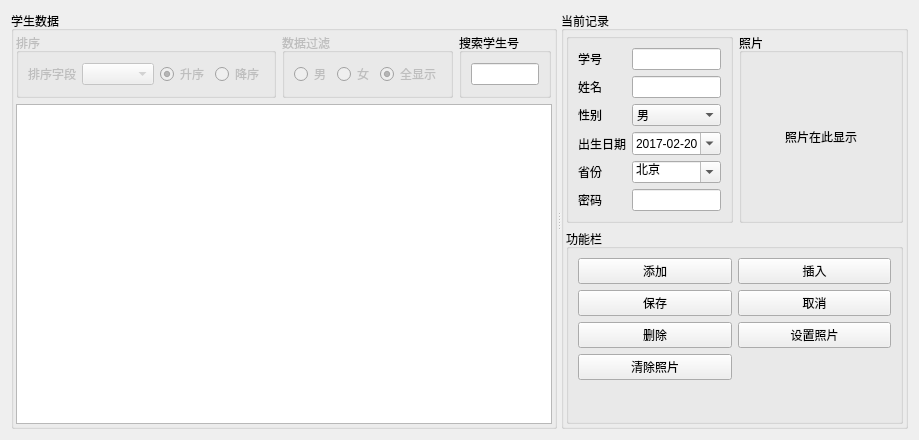
<?xml version="1.0" encoding="UTF-8"?>
<ui version="4.0">
 <class>studentManagement</class>
 <widget class="QWidget" name="studentManagement">
  <property name="geometry">
   <rect>
    <x>0</x>
    <y>0</y>
    <width>919</width>
    <height>440</height>
   </rect>
  </property>
  <property name="windowTitle">
   <string>studentManagement</string>
  </property>
  <layout class="QVBoxLayout" name="verticalLayout_5">
   <item>
    <widget class="QSplitter" name="splitter">
     <property name="orientation">
      <enum>Qt::Horizontal</enum>
     </property>
     <widget class="QGroupBox" name="groupBox_6">
      <property name="title">
       <string>学生数据</string>
      </property>
      <layout class="QVBoxLayout" name="verticalLayout_4">
       <property name="leftMargin">
        <number>2</number>
       </property>
       <property name="topMargin">
        <number>2</number>
       </property>
       <property name="rightMargin">
        <number>2</number>
       </property>
       <property name="bottomMargin">
        <number>2</number>
       </property>
       <item>
        <layout class="QHBoxLayout" name="horizontalLayout_4">
         <item>
          <widget class="QGroupBox" name="groupBoxSort">
           <property name="enabled">
            <bool>false</bool>
           </property>
           <property name="title">
            <string>排序</string>
           </property>
           <layout class="QHBoxLayout" name="horizontalLayout_2">
            <item>
             <widget class="QLabel" name="label_14">
              <property name="text">
               <string>排序字段</string>
              </property>
             </widget>
            </item>
            <item>
             <widget class="QComboBox" name="comboFields"/>
            </item>
            <item>
             <widget class="QRadioButton" name="radioBtnAscend">
              <property name="text">
               <string>升序</string>
              </property>
              <property name="checked">
               <bool>true</bool>
              </property>
             </widget>
            </item>
            <item>
             <widget class="QRadioButton" name="radioBtnDescend">
              <property name="text">
               <string>降序</string>
              </property>
             </widget>
            </item>
           </layout>
          </widget>
         </item>
         <item>
          <widget class="QGroupBox" name="groupBoxFilter">
           <property name="enabled">
            <bool>false</bool>
           </property>
           <property name="title">
            <string>数据过滤</string>
           </property>
           <layout class="QHBoxLayout" name="horizontalLayout_3">
            <item>
             <widget class="QRadioButton" name="radioBtnMan">
              <property name="text">
               <string>男</string>
              </property>
             </widget>
            </item>
            <item>
             <widget class="QRadioButton" name="radioBtnWoman">
              <property name="text">
               <string>女</string>
              </property>
             </widget>
            </item>
            <item>
             <widget class="QRadioButton" name="radioBtnBoth">
              <property name="text">
               <string>全显示</string>
              </property>
              <property name="checked">
               <bool>true</bool>
              </property>
             </widget>
            </item>
           </layout>
          </widget>
         </item>
         <item>
          <widget class="QGroupBox" name="groupBox_2">
           <property name="title">
            <string>搜索学生号</string>
           </property>
           <layout class="QVBoxLayout" name="verticalLayout_2">
            <item>
             <widget class="QLineEdit" name="lineEdit"/>
            </item>
           </layout>
          </widget>
         </item>
         <item>
          <spacer name="horizontalSpacer">
           <property name="orientation">
            <enum>Qt::Horizontal</enum>
           </property>
           <property name="sizeHint" stdset="0">
            <size>
             <width>40</width>
             <height>20</height>
            </size>
           </property>
          </spacer>
         </item>
        </layout>
       </item>
       <item>
        <widget class="QTableView" name="tableView">
         <property name="styleSheet">
          <string notr="true">alternate-background-color: rgb(211, 249, 248);</string>
         </property>
         <property name="editTriggers">
          <set>QAbstractItemView::AnyKeyPressed|QAbstractItemView::DoubleClicked|QAbstractItemView::EditKeyPressed|QAbstractItemView::SelectedClicked</set>
         </property>
         <attribute name="horizontalHeaderDefaultSectionSize">
          <number>80</number>
         </attribute>
         <attribute name="horizontalHeaderStretchLastSection">
          <bool>true</bool>
         </attribute>
         <attribute name="verticalHeaderDefaultSectionSize">
          <number>25</number>
         </attribute>
        </widget>
       </item>
      </layout>
     </widget>
     <widget class="QGroupBox" name="groupBox">
      <property name="title">
       <string>当前记录</string>
      </property>
      <layout class="QVBoxLayout" name="verticalLayout_3">
       <property name="leftMargin">
        <number>2</number>
       </property>
       <property name="topMargin">
        <number>2</number>
       </property>
       <property name="rightMargin">
        <number>2</number>
       </property>
       <property name="bottomMargin">
        <number>2</number>
       </property>
       <item>
        <layout class="QHBoxLayout" name="horizontalLayout">
         <item>
          <widget class="QGroupBox" name="groupBox_5">
           <property name="title">
            <string/>
           </property>
           <layout class="QFormLayout" name="formLayout">
            <item row="0" column="0">
             <widget class="QLabel" name="label">
              <property name="text">
               <string>学号</string>
              </property>
             </widget>
            </item>
            <item row="0" column="1">
             <widget class="QLineEdit" name="dbSpinEmpNo"/>
            </item>
            <item row="1" column="0">
             <widget class="QLabel" name="label_2">
              <property name="text">
               <string>姓名</string>
              </property>
              <property name="buddy">
               <cstring>dbEditName</cstring>
              </property>
             </widget>
            </item>
            <item row="1" column="1">
             <widget class="QLineEdit" name="dbEditName"/>
            </item>
            <item row="2" column="0">
             <widget class="QLabel" name="label_3">
              <property name="text">
               <string>性别</string>
              </property>
              <property name="buddy">
               <cstring>dbComboSex</cstring>
              </property>
             </widget>
            </item>
            <item row="2" column="1">
             <widget class="QComboBox" name="dbComboSex">
              <item>
               <property name="text">
                <string>男</string>
               </property>
              </item>
              <item>
               <property name="text">
                <string>女</string>
               </property>
              </item>
             </widget>
            </item>
            <item row="3" column="0">
             <widget class="QLabel" name="label_5">
              <property name="text">
               <string>出生日期</string>
              </property>
              <property name="buddy">
               <cstring>dbEditBirth</cstring>
              </property>
             </widget>
            </item>
            <item row="3" column="1">
             <widget class="QDateEdit" name="dbEditBirth">
              <property name="displayFormat">
               <string>yyyy-MM-dd</string>
              </property>
              <property name="calendarPopup">
               <bool>true</bool>
              </property>
              <property name="date">
               <date>
                <year>2017</year>
                <month>2</month>
                <day>20</day>
               </date>
              </property>
             </widget>
            </item>
            <item row="4" column="0">
             <widget class="QLabel" name="label_7">
              <property name="text">
               <string>省份</string>
              </property>
              <property name="buddy">
               <cstring>dbComboProvince</cstring>
              </property>
             </widget>
            </item>
            <item row="4" column="1">
             <widget class="QComboBox" name="dbComboProvince">
              <property name="editable">
               <bool>true</bool>
              </property>
              <item>
               <property name="text">
                <string>北京</string>
               </property>
              </item>
              <item>
               <property name="text">
                <string>吉林</string>
               </property>
              </item>
              <item>
               <property name="text">
                <string>黑龙江</string>
               </property>
              </item>
              <item>
               <property name="text">
                <string>内蒙古</string>
               </property>
              </item>
              <item>
               <property name="text">
                <string>辽宁</string>
               </property>
              </item>
              <item>
               <property name="text">
                <string>新疆</string>
               </property>
              </item>
              <item>
               <property name="text">
                <string>西藏</string>
               </property>
              </item>
              <item>
               <property name="text">
                <string>甘肃</string>
               </property>
              </item>
              <item>
               <property name="text">
                <string>宁夏</string>
               </property>
              </item>
              <item>
               <property name="text">
                <string>浙江</string>
               </property>
              </item>
              <item>
               <property name="text">
                <string>台湾</string>
               </property>
              </item>
              <item>
               <property name="text">
                <string>海南</string>
               </property>
              </item>
              <item>
               <property name="text">
                <string>澳门</string>
               </property>
              </item>
              <item>
               <property name="text">
                <string>香港</string>
               </property>
              </item>
              <item>
               <property name="text">
                <string>四川</string>
               </property>
              </item>
              <item>
               <property name="text">
                <string>云南</string>
               </property>
              </item>
              <item>
               <property name="text">
                <string>广西</string>
               </property>
              </item>
              <item>
               <property name="text">
                <string>广东</string>
               </property>
              </item>
              <item>
               <property name="text">
                <string>福建</string>
               </property>
              </item>
              <item>
               <property name="text">
                <string>上海</string>
               </property>
              </item>
              <item>
               <property name="text">
                <string>天津</string>
               </property>
              </item>
              <item>
               <property name="text">
                <string>重庆</string>
               </property>
              </item>
              <item>
               <property name="text">
                <string>安徽</string>
               </property>
              </item>
              <item>
               <property name="text">
                <string>河北</string>
               </property>
              </item>
              <item>
               <property name="text">
                <string>河南</string>
               </property>
              </item>
              <item>
               <property name="text">
                <string>湖北</string>
               </property>
              </item>
              <item>
               <property name="text">
                <string>湖南</string>
               </property>
              </item>
              <item>
               <property name="text">
                <string>山西</string>
               </property>
              </item>
              <item>
               <property name="text">
                <string>山东</string>
               </property>
              </item>
              <item>
               <property name="text">
                <string>陕西</string>
               </property>
              </item>
              <item>
               <property name="text">
                <string>江苏</string>
               </property>
              </item>
              <item>
               <property name="text">
                <string>江西</string>
               </property>
              </item>
             </widget>
            </item>
            <item row="5" column="0">
             <widget class="QLabel" name="label_4">
              <property name="text">
               <string>密码</string>
              </property>
             </widget>
            </item>
            <item row="5" column="1">
             <widget class="QLineEdit" name="dbpswd"/>
            </item>
           </layout>
          </widget>
         </item>
         <item>
          <widget class="QGroupBox" name="groupBox_3">
           <property name="title">
            <string>照片</string>
           </property>
           <property name="flat">
            <bool>true</bool>
           </property>
           <layout class="QVBoxLayout" name="verticalLayout">
            <property name="leftMargin">
             <number>4</number>
            </property>
            <property name="topMargin">
             <number>4</number>
            </property>
            <property name="rightMargin">
             <number>4</number>
            </property>
            <property name="bottomMargin">
             <number>4</number>
            </property>
            <item>
             <widget class="QLabel" name="dbLabPhoto">
              <property name="minimumSize">
               <size>
                <width>150</width>
                <height>0</height>
               </size>
              </property>
              <property name="maximumSize">
               <size>
                <width>350</width>
                <height>16777215</height>
               </size>
              </property>
              <property name="text">
               <string>照片在此显示</string>
              </property>
              <property name="alignment">
               <set>Qt::AlignCenter</set>
              </property>
             </widget>
            </item>
           </layout>
          </widget>
         </item>
        </layout>
       </item>
       <item>
        <widget class="QGroupBox" name="groupBox_4">
         <property name="title">
          <string>功能栏</string>
         </property>
         <property name="flat">
          <bool>true</bool>
         </property>
         <layout class="QGridLayout" name="gridLayout">
          <item row="0" column="1">
           <widget class="QPushButton" name="actRecInsert">
            <property name="text">
             <string>插入</string>
            </property>
            <property name="icon">
             <iconset resource="../../rec.qrc">
              <normaloff>:/按钮图标/images/left-circle.png</normaloff>:/按钮图标/images/left-circle.png</iconset>
            </property>
           </widget>
          </item>
          <item row="1" column="1">
           <widget class="QPushButton" name="actRevert">
            <property name="text">
             <string>取消</string>
            </property>
            <property name="icon">
             <iconset resource="../../rec.qrc">
              <normaloff>:/按钮图标/images/close-circle.png</normaloff>:/按钮图标/images/close-circle.png</iconset>
            </property>
           </widget>
          </item>
          <item row="3" column="0">
           <widget class="QPushButton" name="actPhotoClear">
            <property name="text">
             <string>清除照片</string>
            </property>
            <property name="icon">
             <iconset resource="../../rec.qrc">
              <normaloff>:/按钮图标/images/sync.png</normaloff>:/按钮图标/images/sync.png</iconset>
            </property>
           </widget>
          </item>
          <item row="2" column="1">
           <widget class="QPushButton" name="actPhoto">
            <property name="text">
             <string>设置照片</string>
            </property>
            <property name="icon">
             <iconset resource="../../rec.qrc">
              <normaloff>:/按钮图标/images/image.png</normaloff>:/按钮图标/images/image.png</iconset>
            </property>
           </widget>
          </item>
          <item row="1" column="0">
           <widget class="QPushButton" name="actSubmit">
            <property name="text">
             <string>保存</string>
            </property>
            <property name="icon">
             <iconset resource="../../rec.qrc">
              <normaloff>:/按钮图标/images/save.png</normaloff>:/按钮图标/images/save.png</iconset>
            </property>
           </widget>
          </item>
          <item row="2" column="0">
           <widget class="QPushButton" name="actRecDelete">
            <property name="text">
             <string>删除</string>
            </property>
            <property name="icon">
             <iconset resource="../../rec.qrc">
              <normaloff>:/按钮图标/images/minus-circle.png</normaloff>:/按钮图标/images/minus-circle.png</iconset>
            </property>
           </widget>
          </item>
          <item row="0" column="0">
           <widget class="QPushButton" name="actRecAppend">
            <property name="text">
             <string>添加</string>
            </property>
            <property name="icon">
             <iconset resource="../../rec.qrc">
              <normaloff>:/按钮图标/images/plus-circle.png</normaloff>:/按钮图标/images/plus-circle.png</iconset>
            </property>
           </widget>
          </item>
          <item row="4" column="0">
           <spacer name="verticalSpacer">
            <property name="orientation">
             <enum>Qt::Vertical</enum>
            </property>
            <property name="sizeHint" stdset="0">
             <size>
              <width>20</width>
              <height>40</height>
             </size>
            </property>
           </spacer>
          </item>
         </layout>
        </widget>
       </item>
      </layout>
     </widget>
    </widget>
   </item>
  </layout>
 </widget>
 <resources>
  <include location="../../rec.qrc"/>
 </resources>
 <connections/>
</ui>
